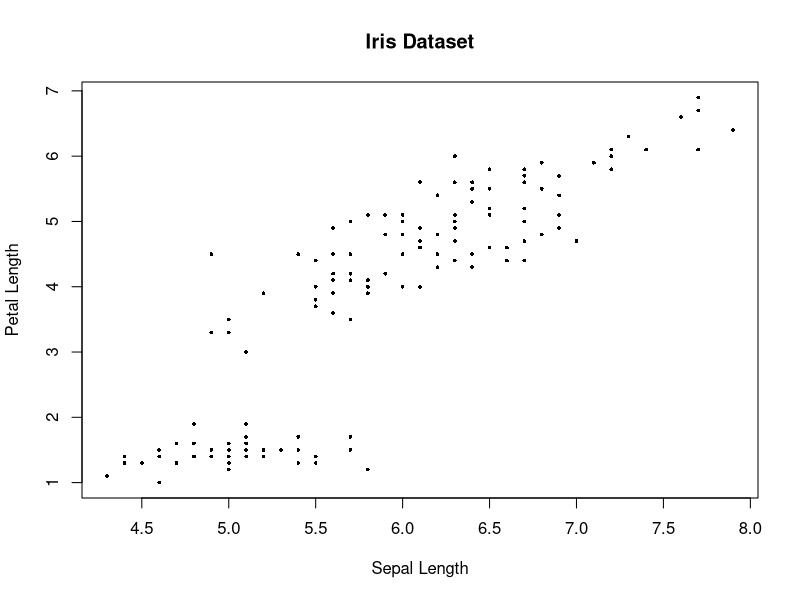

Recreate this plot in R.
library(viridis)
library(datasets)
data("iris")
head(iris)

png('./../results/iris.png', width = 480, height = 480)
plot(iris[,'Sepal.Length'], iris[,'Petal.Length'], 
	pch = 16, cex = 0.5,
	xlab = 'Sepal Length', ylab = 'Petal Length',
	main = 'Iris Dataset')
dev.off()